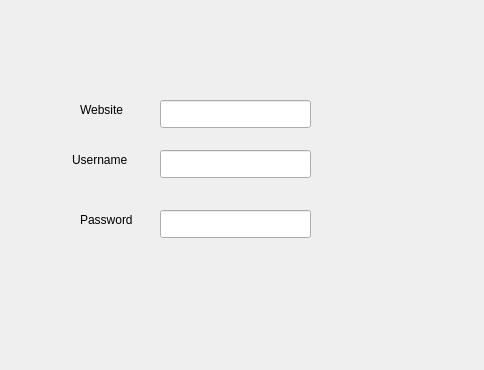
<?xml version="1.0" encoding="UTF-8"?>
<ui version="4.0">
 <class>AddPassword</class>
 <widget class="QDialog" name="AddPassword">
  <property name="geometry">
   <rect>
    <x>0</x>
    <y>0</y>
    <width>484</width>
    <height>370</height>
   </rect>
  </property>
  <property name="windowTitle">
   <string>Dialog</string>
  </property>
  <widget class="QLabel" name="label">
   <property name="geometry">
    <rect>
     <x>80</x>
     <y>100</y>
     <width>63</width>
     <height>20</height>
    </rect>
   </property>
   <property name="text">
    <string>Website</string>
   </property>
  </widget>
  <widget class="QLabel" name="label_2">
   <property name="geometry">
    <rect>
     <x>72</x>
     <y>150</y>
     <width>71</width>
     <height>20</height>
    </rect>
   </property>
   <property name="text">
    <string>Username</string>
   </property>
  </widget>
  <widget class="QLabel" name="label_3">
   <property name="geometry">
    <rect>
     <x>80</x>
     <y>210</y>
     <width>63</width>
     <height>20</height>
    </rect>
   </property>
   <property name="text">
    <string>Password</string>
   </property>
  </widget>
  <widget class="QLineEdit" name="website_add_pw">
   <property name="geometry">
    <rect>
     <x>160</x>
     <y>100</y>
     <width>151</width>
     <height>28</height>
    </rect>
   </property>
  </widget>
  <widget class="QLineEdit" name="username_add_pw">
   <property name="geometry">
    <rect>
     <x>160</x>
     <y>150</y>
     <width>151</width>
     <height>28</height>
    </rect>
   </property>
  </widget>
  <widget class="QLineEdit" name="password_add_pw">
   <property name="geometry">
    <rect>
     <x>160</x>
     <y>210</y>
     <width>151</width>
     <height>28</height>
    </rect>
   </property>
  </widget>
 </widget>
 <resources/>
 <connections/>
</ui>
